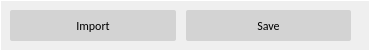
     <widget class="QGroupBox" name="Group0_Profile">
      <property name="enabled">
       <bool>true</bool>
      </property>
      <property name="sizePolicy">
       <sizepolicy hsizetype="Expanding" vsizetype="Expanding">
        <horstretch>0</horstretch>
        <verstretch>0</verstretch>
       </sizepolicy>
      </property>
      <property name="minimumSize">
       <size>
        <width>0</width>
        <height>0</height>
       </size>
      </property>
      <property name="maximumSize">
       <size>
        <width>16777215</width>
        <height>51</height>
       </size>
      </property>
      <property name="font">
       <font>
        <family>Calibri</family>
        <pointsize>10</pointsize>
        <weight>3</weight>
        <italic>false</italic>
        <bold>false</bold>
       </font>
      </property>
      <property name="styleSheet">
       <string notr="true">QGroupBox{
	font: 25 10pt &quot;Calibri&quot;;
	color: white;
	border: 1px solid white;
}

</string>
      </property>
      <property name="title">
       <string/>
      </property>
      <property name="flat">
       <bool>true</bool>
      </property>
      <property name="checkable">
       <bool>false</bool>
      </property>
      <widget class="QWidget" name="horizontalLayoutWidget_2">
       <property name="geometry">
        <rect>
         <x>0</x>
         <y>0</y>
         <width>361</width>
         <height>51</height>
        </rect>
       </property>
       <layout class="QHBoxLayout" name="hBoxLayout_Profile">
        <property name="spacing">
         <number>10</number>
        </property>
        <property name="leftMargin">
         <number>10</number>
        </property>
        <property name="topMargin">
         <number>10</number>
        </property>
        <property name="rightMargin">
         <number>10</number>
        </property>
        <property name="bottomMargin">
         <number>10</number>
        </property>
        <item>
         <widget class="QPushButton" name="pushButton_import">
          <property name="sizePolicy">
           <sizepolicy hsizetype="Expanding" vsizetype="Expanding">
            <horstretch>0</horstretch>
            <verstretch>0</verstretch>
           </sizepolicy>
          </property>
          <property name="minimumSize">
           <size>
            <width>0</width>
            <height>0</height>
           </size>
          </property>
          <property name="maximumSize">
           <size>
            <width>16777215</width>
            <height>16777215</height>
           </size>
          </property>
          <property name="font">
           <font>
            <family>Calibri</family>
            <pointsize>9</pointsize>
           </font>
          </property>
          <property name="styleSheet">
           <string notr="true">        QPushButton {
        color: black;
        border-color: darkGray;
        border-style: solid;
        border-radius: 2;
        padding: 2 px;
        background-color: lightGray;
        }
        QPushButton:hover {
        background-color: darkGray;
        }
        QPushButton:Pressed {
        background-color: darkGray;
        }</string>
          </property>
          <property name="text">
           <string>Import</string>
          </property>
         </widget>
        </item>
        <item>
         <widget class="QPushButton" name="pushButton_save">
          <property name="sizePolicy">
           <sizepolicy hsizetype="Expanding" vsizetype="Expanding">
            <horstretch>0</horstretch>
            <verstretch>0</verstretch>
           </sizepolicy>
          </property>
          <property name="minimumSize">
           <size>
            <width>0</width>
            <height>0</height>
           </size>
          </property>
          <property name="maximumSize">
           <size>
            <width>16777215</width>
            <height>16777215</height>
           </size>
          </property>
          <property name="font">
           <font>
            <family>Calibri</family>
            <pointsize>9</pointsize>
           </font>
          </property>
          <property name="styleSheet">
           <string notr="true">        QPushButton {
        color: black;
        border-color: darkGray;
        border-style: solid;
        border-radius: 2;
        padding: 2 px;
        background-color: lightGray;
        }
        QPushButton:hover {
        background-color: darkGray;
        }
        QPushButton:Pressed {
        background-color: darkGray;
        }</string>
          </property>
          <property name="text">
           <string>Save</string>
          </property>
         </widget>
        </item>
       </layout>
      </widget>
     </widget>
